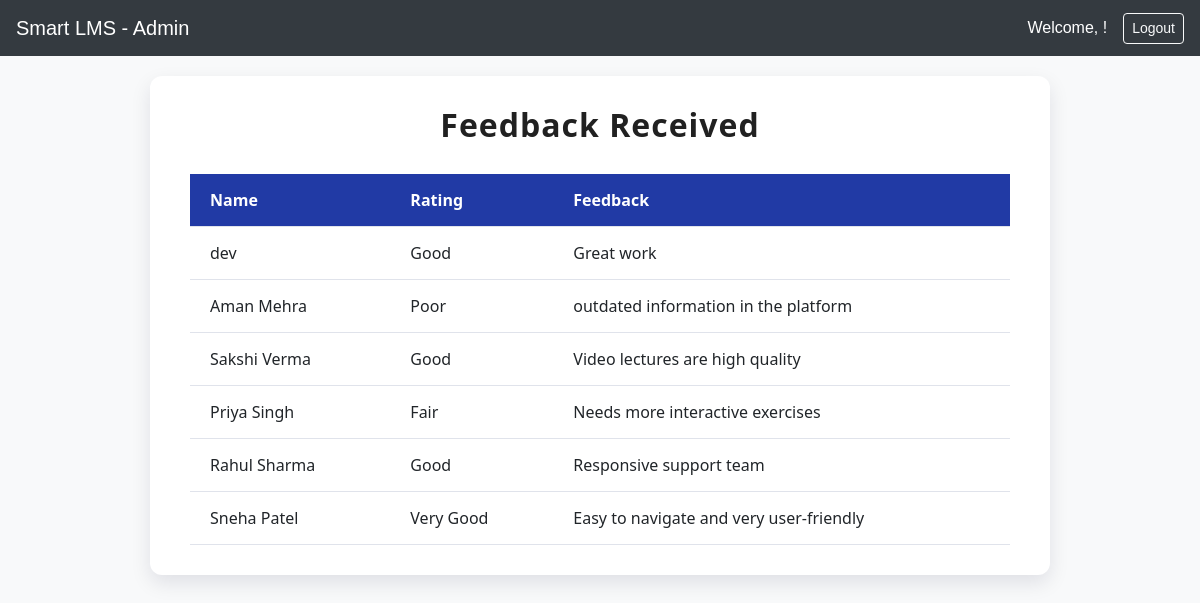
The page /feedback/ on the database its author committed.
### accounts/models.py (models this page shows, shortened)
class Feedback(models.Model):
    user_name = models.CharField(max_length=100)
    rating = models.CharField(max_length=50)
    feedback_text = models.TextField()
    submitted_at = models.DateTimeField()
    user_name = models.CharField(max_length=150)
    rating_choices = [
        ('Excellent', 'Excellent'),
        ('Very Good', 'Very Good'),
        ('Good', 'Good'),
        ('Fair', 'Fair'),
        ('Poor', 'Poor'),
    ]
    rating = models.CharField(max_length=20, choices=rating_choices)
    feedback_text = models.TextField()
    submitted_at = models.DateTimeField(auto_now_add=True)
    class Meta:
        db_table = 'accounts_feedback'    # forces this table name in DB

### accounts/views.py (the view)
# urls.py: path('feedback/', views.feedback_list, name='feedback_list'),
def feedback_list(request):
    feedbacks = Feedback.objects.all().order_by('-submitted_at')
    return render(request, 'feedback.html', {'feedbacks': feedbacks})

### accounts/templates/feedback.html (shortened to what this page needs)
{% load static %}
<!DOCTYPE html>
<html lang="en">
<head>
  <link href="https://cdn.jsdelivr.net/npm/bootstrap@5.3.0/dist/css/bootstrap.min.css" rel="stylesheet">
</head>
<body>
<nav class="navbar navbar-expand-lg navbar-dark px-3">
  <a class="navbar-brand" href="http://127.0.0.1:8000/home/">Smart LMS - Admin</a>
  <div class="ms-auto d-flex align-items-center">
    <span class="me-3 text-white">Welcome, {{ request.user.username }}!</span>
    <a href="{% url 'logout' %}" class="btn btn-sm btn-outline-light">Logout</a>
  </div>
</nav>
<div class="container">
    <h2>Feedback Received</h2>
    <table>
        <thead>
            <tr>
                <th>Name</th>
                <th>Rating</th>
                <th>Feedback</th>
            </tr>
        </thead>
        <tbody>
            {% for fb in feedbacks %}
            <tr>
                <td>{{ fb.user_name }}</td>
                <td>{{ fb.rating }}</td>
                <td>{{ fb.feedback_text }}</td>
            </tr>
            {% empty %}
            <tr>
                <td colspan="3" class="text-center p-4 text-muted">
                    No feedback found.
                </td>
            </tr>
            {% endfor %}
        </tbody>
    </table>
</div>
</body>
</html>

### accounts/templates/feedback.html (style rules this page uses)
body { background-color: #f8f9fa; font-family: Arial, sans-serif; }
.navbar { background-color: #343a40; }
.navbar-brand, .nav-link, .logout { color: white !important; }
.container { background: #fff; max-width: 900px; width: 100%; border-radius: 12px; box-shadow: 0 8px 20px rgba(0, 0, 50, 0.1); padding: 30px 40px; overflow-x: auto; margin-top: 20px; }
h2 { text-align: center; color: #212121; margin-bottom: 30px; font-weight: 700; letter-spacing: 1px; font-family: 'Segoe UI', Tahoma, Geneva, Verdana, sans-serif; }
table { width: 100%; border-collapse: collapse; font-size: 1rem; font-family: 'Segoe UI', Tahoma, Geneva, Verdana, sans-serif; }
thead { background: #213aa5; color: white; font-weight: 600; }
th, td { padding: 14px 20px; text-align: left; border-bottom: 1px solid #e0e3eb; vertical-align: middle; }

### rows shown on the page
Feedback: user_name "dev", rating "Good", feedback_text "Great work"
Feedback: user_name "Aman Mehra", rating "Poor", feedback_text "outdated information in the platform"
Feedback: user_name "Sakshi Verma", rating "Good", feedback_text "Video lectures are high quality"
Feedback: user_name "Priya Singh", rating "Fair", feedback_text "Needs more interactive exercises"
Feedback: user_name "Rahul Sharma", rating "Good", feedback_text "Responsive support team"
Feedback: user_name "Sneha Patel", rating "Very Good", feedback_text "Easy to navigate and very user-friendly"
